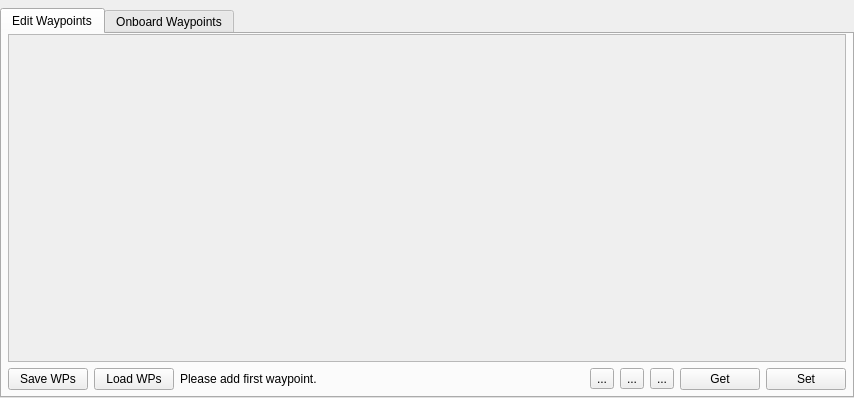
<?xml version="1.0" encoding="UTF-8"?>
<ui version="4.0">
 <class>WaypointList</class>
 <widget class="QWidget" name="WaypointList">
  <property name="geometry">
   <rect>
    <x>0</x>
    <y>0</y>
    <width>854</width>
    <height>398</height>
   </rect>
  </property>
  <property name="minimumSize">
   <size>
    <width>100</width>
    <height>120</height>
   </size>
  </property>
  <property name="windowTitle">
   <string>Form</string>
  </property>
  <layout class="QGridLayout" name="gridLayout">
   <property name="leftMargin">
    <number>0</number>
   </property>
   <property name="topMargin">
    <number>8</number>
   </property>
   <property name="rightMargin">
    <number>0</number>
   </property>
   <property name="bottomMargin">
    <number>0</number>
   </property>
   <property name="spacing">
    <number>0</number>
   </property>
   <item row="0" column="0">
    <widget class="QTabWidget" name="tabWidget">
     <property name="currentIndex">
      <number>0</number>
     </property>
     <widget class="QWidget" name="editTab">
      <attribute name="title">
       <string>Edit Waypoints</string>
      </attribute>
      <layout class="QGridLayout" name="gridLayout_2">
       <property name="leftMargin">
        <number>6</number>
       </property>
       <property name="topMargin">
        <number>0</number>
       </property>
       <property name="rightMargin">
        <number>6</number>
       </property>
       <property name="bottomMargin">
        <number>6</number>
       </property>
       <property name="spacing">
        <number>6</number>
       </property>
       <item row="0" column="0" colspan="9">
        <widget class="QScrollArea" name="scrollArea">
         <property name="widgetResizable">
          <bool>true</bool>
         </property>
         <widget class="QWidget" name="scrollAreaWidgetContents">
          <property name="geometry">
           <rect>
            <x>0</x>
            <y>0</y>
            <width>834</width>
            <height>325</height>
           </rect>
          </property>
          <layout class="QVBoxLayout" name="verticalLayout_2">
           <item>
            <widget class="QWidget" name="editableListWidget" native="true">
             <property name="toolTip">
              <string>Waypoint list. The list is empty until you issue a read command or add waypoints.</string>
             </property>
             <property name="statusTip">
              <string>Waypoint list. The list is empty until you issue a read command or add waypoints.</string>
             </property>
             <property name="whatsThis">
              <string>Waypoint list. The list is empty until you issue a read command or add waypoints.</string>
             </property>
            </widget>
           </item>
          </layout>
         </widget>
        </widget>
       </item>
       <item row="1" column="0">
        <widget class="QPushButton" name="saveButton">
         <property name="toolTip">
          <string>Save waypoints to a file on the local harddisk. Does not save them on the MAV.</string>
         </property>
         <property name="statusTip">
          <string>Save waypoints to a file on the local harddisk. Does not save them on the MAV.</string>
         </property>
         <property name="whatsThis">
          <string>Save waypoints to a file on the local harddisk. Does not save them on the MAV.</string>
         </property>
         <property name="text">
          <string>Save WPs</string>
         </property>
        </widget>
       </item>
       <item row="1" column="1">
        <widget class="QPushButton" name="loadButton">
         <property name="toolTip">
          <string>Load waypoints from a file on the local harddisk. Does not load the waypoints on the MAV.</string>
         </property>
         <property name="statusTip">
          <string>Load waypoints from a file on the local harddisk. Does not load the waypoints on the MAV.</string>
         </property>
         <property name="whatsThis">
          <string>Load waypoints from a file on the local harddisk. Does not load the waypoints on the MAV.</string>
         </property>
         <property name="text">
          <string>Load WPs</string>
         </property>
        </widget>
       </item>
       <item row="1" column="3">
        <spacer name="horizontalSpacer">
         <property name="orientation">
          <enum>Qt::Horizontal</enum>
         </property>
         <property name="sizeHint" stdset="0">
          <size>
           <width>127</width>
           <height>20</height>
          </size>
         </property>
        </spacer>
       </item>
       <item row="1" column="4">
        <widget class="QToolButton" name="positionAddButton">
         <property name="toolTip">
          <string>Set the current vehicle position as new waypoint</string>
         </property>
         <property name="statusTip">
          <string>Set the current vehicle position as new waypoint</string>
         </property>
         <property name="whatsThis">
          <string>Set the current vehicle position as new waypoint</string>
         </property>
         <property name="text">
          <string>...</string>
         </property>
         <property name="icon">
          <iconset resource="../../qgroundcontrol.qrc">
           <normaloff>:/files/images/actions/go-bottom.svg</normaloff>:/files/images/actions/go-bottom.svg</iconset>
         </property>
        </widget>
       </item>
       <item row="1" column="5">
        <widget class="QToolButton" name="addButton">
         <property name="toolTip">
          <string>Add a new waypoint to this list. Transmit via write to the MAV.</string>
         </property>
         <property name="statusTip">
          <string>Add a new waypoint to this list. Transmit via write to the MAV.</string>
         </property>
         <property name="whatsThis">
          <string>Add a new waypoint to this list. Transmit via write to the MAV.</string>
         </property>
         <property name="text">
          <string>...</string>
         </property>
         <property name="icon">
          <iconset resource="../../qgroundcontrol.qrc">
           <normaloff>:/files/images/actions/list-add.svg</normaloff>:/files/images/actions/list-add.svg</iconset>
         </property>
        </widget>
       </item>
       <item row="1" column="6">
        <widget class="QToolButton" name="clearWPListButton">
         <property name="toolTip">
          <string>Delete all waypoints from this list. You have to click write to clear the list on the MAV as well.</string>
         </property>
         <property name="statusTip">
          <string>Delete all waypoints from this list. You have to click write to clear the list on the MAV as well.</string>
         </property>
         <property name="whatsThis">
          <string>Delete all waypoints from this list. You have to click write to clear the list on the MAV as well.</string>
         </property>
         <property name="text">
          <string>...</string>
         </property>
         <property name="icon">
          <iconset resource="../../qgroundcontrol.qrc">
           <normaloff>:/files/images/actions/process-stop.svg</normaloff>:/files/images/actions/process-stop.svg</iconset>
         </property>
        </widget>
       </item>
       <item row="1" column="7">
        <widget class="QPushButton" name="readButton">
         <property name="toolTip">
          <string>Read all waypoints from the MAV. Clears the list on this computer.</string>
         </property>
         <property name="statusTip">
          <string>Read all waypoints from the MAV. Clears the list on this computer.</string>
         </property>
         <property name="whatsThis">
          <string>Read all waypoints from the MAV. Clears the list on this computer.</string>
         </property>
         <property name="text">
          <string>Get</string>
         </property>
         <property name="icon">
          <iconset resource="../../qgroundcontrol.qrc">
           <normaloff>:/files/images/status/software-update-available.svg</normaloff>:/files/images/status/software-update-available.svg</iconset>
         </property>
        </widget>
       </item>
       <item row="1" column="8">
        <widget class="QPushButton" name="transmitButton">
         <property name="toolTip">
          <string>Transmit all waypoints on this list to the MAV.</string>
         </property>
         <property name="statusTip">
          <string>Transmit all waypoints on this list to the MAV.</string>
         </property>
         <property name="whatsThis">
          <string>Transmit all waypoints on this list to the MAV.</string>
         </property>
         <property name="text">
          <string>Set</string>
         </property>
         <property name="icon">
          <iconset resource="../../qgroundcontrol.qrc">
           <normaloff>:/files/images/devices/network-wireless.svg</normaloff>:/files/images/devices/network-wireless.svg</iconset>
         </property>
        </widget>
       </item>
       <item row="1" column="2">
        <widget class="QLabel" name="statusLabel">
         <property name="toolTip">
          <string>The current waypoint transmission status</string>
         </property>
         <property name="statusTip">
          <string>The current waypoint transmission status</string>
         </property>
         <property name="whatsThis">
          <string>The current waypoint transmission status</string>
         </property>
         <property name="text">
          <string>Please add first waypoint.</string>
         </property>
        </widget>
       </item>
      </layout>
     </widget>
     <widget class="QWidget" name="viewTab">
      <attribute name="title">
       <string>Onboard Waypoints</string>
      </attribute>
      <layout class="QGridLayout" name="gridLayout_3">
       <property name="leftMargin">
        <number>6</number>
       </property>
       <property name="topMargin">
        <number>0</number>
       </property>
       <property name="rightMargin">
        <number>6</number>
       </property>
       <property name="bottomMargin">
        <number>6</number>
       </property>
       <item row="0" column="0" colspan="3">
        <widget class="QScrollArea" name="readOnlyScrollArea">
         <property name="widgetResizable">
          <bool>true</bool>
         </property>
         <widget class="QWidget" name="scrollAreaWidgetContents_2">
          <property name="geometry">
           <rect>
            <x>0</x>
            <y>0</y>
            <width>834</width>
            <height>323</height>
           </rect>
          </property>
          <property name="autoFillBackground">
           <bool>true</bool>
          </property>
          <layout class="QVBoxLayout" name="verticalLayout">
           <item>
            <widget class="QWidget" name="viewOnlyListWidget" native="true">
             <property name="enabled">
              <bool>true</bool>
             </property>
             <property name="maximumSize">
              <size>
               <width>16777215</width>
               <height>16777215</height>
              </size>
             </property>
            </widget>
           </item>
          </layout>
         </widget>
        </widget>
       </item>
       <item row="1" column="0">
        <widget class="QLabel" name="viewStatusLabel">
         <property name="text">
          <string/>
         </property>
        </widget>
       </item>
       <item row="1" column="1">
        <spacer name="horizontalSpacer_2">
         <property name="orientation">
          <enum>Qt::Horizontal</enum>
         </property>
         <property name="sizeHint" stdset="0">
          <size>
           <width>714</width>
           <height>20</height>
          </size>
         </property>
        </spacer>
       </item>
       <item row="1" column="2">
        <widget class="QPushButton" name="refreshButton">
         <property name="toolTip">
          <string>Read all waypoints from the MAV and display in View tab..</string>
         </property>
         <property name="statusTip">
          <string>Read all waypoints from the MAV and display in View tab..</string>
         </property>
         <property name="whatsThis">
          <string>Read all waypoints from the MAV and display in View tab.</string>
         </property>
         <property name="text">
          <string>Refresh</string>
         </property>
         <property name="icon">
          <iconset resource="../../qgroundcontrol.qrc">
           <normaloff>:/files/images/actions/go-jump.svg</normaloff>:/files/images/actions/go-jump.svg</iconset>
         </property>
        </widget>
       </item>
      </layout>
     </widget>
    </widget>
   </item>
  </layout>
  <action name="actionAddWaypoint">
   <property name="icon">
    <iconset resource="../../qgroundcontrol.qrc">
     <normaloff>:/files/images/actions/list-add.svg</normaloff>:/files/images/actions/list-add.svg</iconset>
   </property>
   <property name="text">
    <string>Add Waypoint</string>
   </property>
   <property name="toolTip">
    <string>Add a new waypoint to the end of the list</string>
   </property>
  </action>
  <action name="actionTransmit">
   <property name="icon">
    <iconset resource="../../qgroundcontrol.qrc">
     <normaloff>:/files/images/devices/network-wireless.svg</normaloff>:/files/images/devices/network-wireless.svg</iconset>
   </property>
   <property name="text">
    <string>Transmit</string>
   </property>
   <property name="toolTip">
    <string>Transmit waypoints to unmanned system</string>
   </property>
  </action>
  <action name="actionRead">
   <property name="icon">
    <iconset resource="../../qgroundcontrol.qrc">
     <normaloff>:/files/images/status/software-update-available.svg</normaloff>:/files/images/status/software-update-available.svg</iconset>
   </property>
   <property name="text">
    <string>Read</string>
   </property>
  </action>
 </widget>
 <resources>
  <include location="../../qgroundcontrol.qrc"/>
 </resources>
 <connections/>
</ui>
